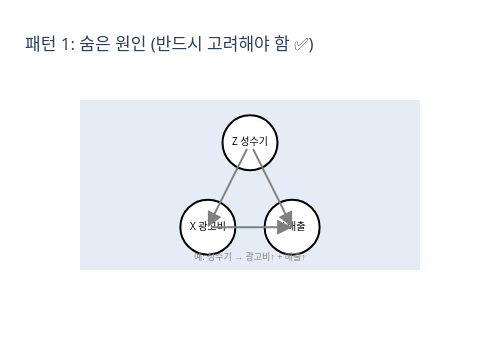

The notebook cell this image was saved under:
### Code cell
# 패턴 1: 교란변수 (Confounder)
fig = draw_dag(
    nodes=[
        {'x': 2, 'y': 3, 'label': 'Z\n성수기', 'color': 'black'},
        {'x': 1, 'y': 1, 'label': 'X\n광고비', 'color': 'black'},
        {'x': 3, 'y': 1, 'label': 'Y\n매출', 'color': 'black'}
    ],
    edges=[(0, 1), (0, 2), (1, 2)],
    title='패턴 1: 숨은 원인 (반드시 고려해야 함 ✅)',
    annotations=[
        dict(x=2, y=0.3, text='예: 성수기 → 광고비↑ + 매출↑',
             showarrow=False, font=dict(size=9, color='gray'))
    ]
)
fig.show()

print("💡 숨은 원인 (교란변수): X ← Z → Y")
print("  - Z를 고려하지 않으면 X→Y 관계가 왜곡됨")
print("  - 예: 성수기(Z)에 기업은 광고비(X)를 늘리고, 수요 증가로 매출(Y)도 자연히 오름")
print("  - 광고비↑ → 매출↑ 처럼 보이지만, 성수기라는 숨은 원인이 둘 다에 영향")
print("  - 해결: 성수기/비수기를 같은 조건으로 나눈 뒤 광고 효과를 비교")

### Figure 1 — Plotly figure (JSON) as saved in the notebook; plotly's stock layout.template omitted (floating-point values rounded to 4 significant figures)
{"data": [{"marker": {"color": "white", "line": {"color": "black", "width": 2}, "size": 55}, "mode": "markers+text", "showlegend": false, "text": ["Z\n성수기"], "textfont": {"color": "black", "size": 10}, "textposition": "middle center", "type": "scatter", "x": [2], "y": [3]}, {"marker": {"color": "white", "line": {"color": "black", "width": 2}, "size": 55}, "mode": "markers+text", "showlegend": false, "text": ["X\n광고비"], "textfont": {"color": "black", "size": 10}, "textposition": "middle center", "type": "scatter", "x": [1], "y": [1]}, {"marker": {"color": "white", "line": {"color": "black", "width": 2}, "size": 55}, "mode": "markers+text", "showlegend": false, "text": ["Y\n매출"], "textfont": {"color": "black", "size": 10}, "textposition": "middle center", "type": "scatter", "x": [3], "y": [1]}], "layout": {"annotations": [{"arrowcolor": "gray", "arrowhead": 2, "arrowsize": 1.5, "arrowwidth": 2, "ax": 2, "axref": "x", "ay": 3, "ayref": "y", "showarrow": true, "x": 1, "xref": "x", "y": 1, "yref": "y"}, {"arrowcolor": "gray", "arrowhead": 2, "arrowsize": 1.5, "arrowwidth": 2, "ax": 2, "axref": "x", "ay": 3, "ayref": "y", "showarrow": true, "x": 3, "xref": "x", "y": 1, "yref": "y"}, {"arrowcolor": "gray", "arrowhead": 2, "arrowsize": 1.5, "arrowwidth": 2, "ax": 1, "axref": "x", "ay": 1, "ayref": "y", "showarrow": true, "x": 3, "xref": "x", "y": 1, "yref": "y"}, {"font": {"color": "gray", "size": 9}, "showarrow": false, "text": "예: 성수기 → 광고비↑ + 매출↑", "x": 2, "y": 0.3}], "height": 350, "title": {"text": "패턴 1: 숨은 원인 (반드시 고려해야 함 ✅)"}, "width": 500, "xaxis": {"showgrid": false, "showticklabels": false, "zeroline": false}, "yaxis": {"scaleanchor": "x", "showgrid": false, "showticklabels": false, "zeroline": false}}}
